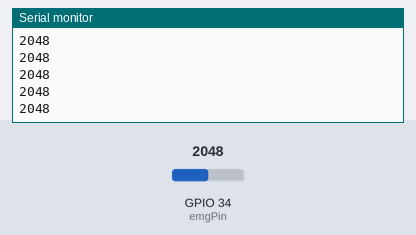
This sketch was run on a simulated ESP32. Parts: the last lines printed to the serial monitor. The test bench sets the inputs (shaded band); at power-on: GPIO 34 (emgPin) = 2048.

Above: at 2.2 s.
2.3 s: GPIO 34 (emgPin) set to 260
At 2.9 s:
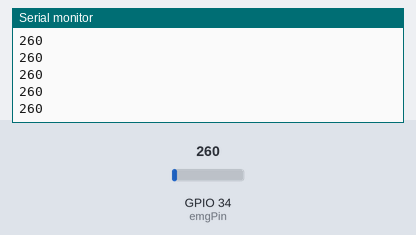
4.1 s: GPIO 34 (emgPin) set to 340
At 5.2 s:
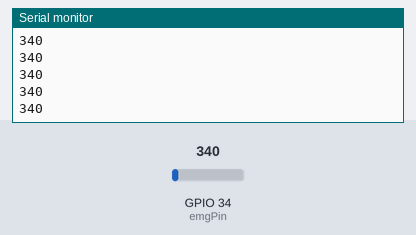
Timing chart, 0 to 7.1 s (numbered marks = the images above; inputs shaded):
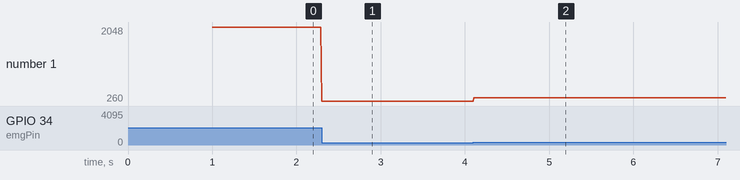

Measured:
- after the input at 2.3 s, the serial monitor: prints a new line at once (image 1)
- after the input at 4.1 s, the serial monitor: prints a new line at once (image 2)
- plotted number 1: 2048 → 260 after the input at 2.3 s, 260 → 340 after the input at 4.1 s

The sketch:

EMG_CONTROL_DINO.ino
```cpp
// ESP32 S Dev Board EMG Dino Game Control

const int emgPin = 34;               // Use GPIO34 (input-only ADC pin)
const int threshold = 300;          // Adjust threshold (0–4095 for ESP32 ADC)
unsigned long lastTrigger = 0;
const unsigned long cooldown = 300;  // Cooldown in ms

void setup() {
  Serial.begin(9600);
  delay(1000); // Allow serial to stabilize
  pinMode(emgPin, INPUT);
}

void loop() {
  int emgValue = analogRead(emgPin);
  Serial.println(emgValue);
  if (emgValue < threshold) {
    unsigned long now = millis();
    if (now - lastTrigger > cooldown) {
      Serial.println("JUMP");       // Send jump command to PC

      lastTrigger = now;
    }
  }

  delay(10);  // Small delay for stability
}
```
